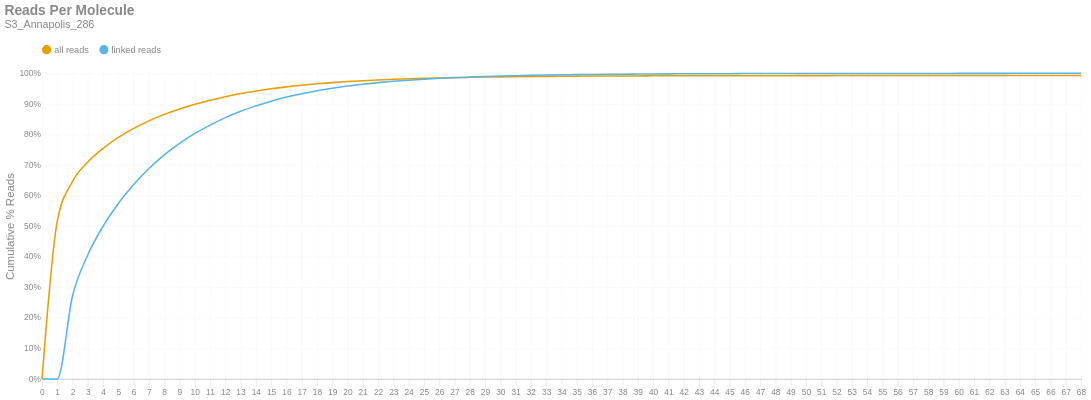

Source (notebook cell):
### Markdown cell above
### Reads per Molecule
This chart shows the cumulative distribution of the number of reads per linked molecule. That is, how many alignments are associated with a unique molecule. This excludes the number of reads associated with invalid or absent linked-read barcodes. The `linked` histogram is the percentages recalculated when disregarding singletons.

### Code cell
if SKIPLR:
    print_html(f"Skipped")
else:
    counts = np.bincount(valids['reads'].cast(pl.Int64).to_numpy())
    weighted = counts * np.arange(len(counts))
    all_perc = weighted / n_reads
    linked_perc = weighted / n_linked_reads
    linked_perc[1] = 0
    binned_df = pl.DataFrame({
        'readsper': list(range(len(counts))),
        'all reads (cumsum)': np.cumsum(all_perc).tolist(),
        'linked reads (cumsum)': np.cumsum(linked_perc).tolist(),
    })

    with SafeRender(binned_df):
        (
            density_plot(binned_df, 'Reads Per Molecule', samplename, 'readspmol')
            .encode(
                x=alt.X('readsper:O', title=None).axis(labelAngle=0).scale(padding=0),
                y=alt.Y('value:Q', title='Cumulative % Reads').axis(format='%').stack(False),
                color=alt.Color("key:N").scale(domain=["all reads", "linked reads"]),
                tooltip=[
                    alt.Tooltip("key:N", title="Data Type"),
                    alt.Tooltip("readsper:O", title="Reads Per Molecule"),
                    alt.Tooltip("value:Q", format=".2%", title="% Reads (Cum.)")
                ]            
            )
        ).display()

### Figure 1 — Vega-Lite specification as saved in the notebook (floating-point values rounded to 4 significant figures)
{"width": "container", "height": 400, "config": {"title": {"anchor": "start", "dy": -15, "fontSize": 18, "color": "#888888", "subtitleColor": "#888888", "subtitleFontSize": 14}, "arc": {"fill": "#0072B2"}, "axis": {"domainColor": "#888888", "domainWidth": 0.5, "gridWidth": 0.2, "grid": false, "titleFontWeight": 400, "titleFontSize": 15, "labelFontSize": 11, "labelColor": "#888888", "tickColor": "#888888", "tickWidth": 0.2, "titleColor": "#888888"}, "axisBand": {"grid": false}, "axisX": {"grid": true, "tickSize": 10, "domainCap": "round"}, "axisY": {"domain": false, "grid": true, "tickSize": 0, "domainCap": "round"}, "background": "transparent", "header": {"labelFontSize": 15, "labelColor": "#888888", "titleFontSize": 15, "titleFontWeight": 600, "titleColor": "#888888"}, "legend": {"labelFont": "sans-serif", "labelFontSize": 12, "labelColor": "#888888", "symbolSize": 100, "symbolType": "circle", "titleFontSize": 12, "titlePadding": 10, "titleColor": "#888888", "title": null, "orient": "top"}, "range": {"category": ["#E69F00", "#56B4E9", "#009E73", "#F0E442", "#0072B2", "#D55E00", "#CC79A7", "#000000"], "diverging": ["#cfe8f3", "#a2d4ec", "#73bfe2", "#46abdb", "#1696d2", "#12719e"]}, "area": {"fill": "#0072B2", "fillOpacity": 0.7, "line": true, "strokeOpacity": 0.7}, "line": {"color": "#0072B2", "stroke": "#0072B2", "strokeWidth": 2}, "trail": {"color": "#0072B2", "stroke": "#0072B2", "strokeWidth": 0, "size": 1}, "point": {"filled": true, "fillOpacity": 1.0, "size": 95}, "text": {"color": "#888888", "fontSize": 11, "align": "right", "fontWeight": 400, "size": 11}, "bar": {"fill": "#0072B2", "stroke": null}, "view": {"stroke": null, "continuousWidth": 660, "continuousHeight": 400}}, "data": {"name": "data-434d1842afbef2faa38f65b76506a07b"}, "mark": {"type": "line", "interpolate": "monotone", "point": {"opacity": 0, "size": 275}}, "encoding": {"color": {"field": "key", "scale": {"domain": ["all reads", "linked reads"]}, "type": "nominal"}, "tooltip": [{"field": "key", "title": "Data Type", "type": "nominal"}, {"field": "readsper", "title": "Reads Per Molecule", "type": "ordinal"}, {"field": "value", "format": ".2%", "title": "% Reads (Cum.)", "type": "quantitative"}], "x": {"axis": {"labelAngle": 0}, "field": "readsper", "scale": {"padding": 0}, "title": null, "type": "ordinal"}, "y": {"axis": {"format": "%"}, "field": "value", "stack": false, "title": "Cumulative % Reads", "type": "quantitative"}}, "params": [{"name": "param_c36ac31b6afebe62", "select": {"type": "point", "fields": ["key"]}, "bind": "legend"}], "title": {"text": "Reads Per Molecule", "subtitle": "S3_Annapolis_286"}, "transform": [{"fold": ["all reads (cumsum)", "linked reads (cumsum)"]}, {"calculate": "replace(datum.key, ' (cumsum)', '')", "as": "key"}, {"filter": {"param": "param_c36ac31b6afebe62"}}], "usermeta": {"embedOptions": {"downloadFileName": "S3_Annapolis_286.readspmol"}}, "$schema": "https://vega.github.io/schema/vega-lite/v6.1.0.json", "datasets": {"data-434d1842afbef2faa38f65b76506a07b": [{"readsper": 0, "all reads (cumsum)": 0.0, "linked reads (cumsum)": 0.0}, {"readsper": 1, "all reads (cumsum)": 0.5168, "linked reads (cumsum)": 0.0}, {"readsper": 2, "all reads (cumsum)": 0.6463, "linked reads (cumsum)": 0.2722}, {"readsper": 3, "all reads (cumsum)": 0.7102, "linked reads (cumsum)": 0.4065}, {"readsper": 4, "all reads (cumsum)": 0.7548, "linked reads (cumsum)": 0.5001}, {"readsper": 5, "all reads (cumsum)": 0.7904, "linked reads (cumsum)": 0.5748}, {"readsper": 6, "all reads (cumsum)": 0.8197, "linked reads (cumsum)": 0.6365}, {"readsper": 7, "all reads (cumsum)": 0.8446, "linked reads (cumsum)": 0.6887}, {"readsper": 8, "all reads (cumsum)": 0.8657, "linked reads (cumsum)": 0.733}, {"readsper": 9, "all reads (cumsum)": 0.8836, "linked reads (cumsum)": 0.7708}, {"readsper": 10, "all reads (cumsum)": 0.8991, "linked reads (cumsum)": 0.8034}, {"readsper": 11, "all reads (cumsum)": 0.9122, "linked reads (cumsum)": 0.8308}, {"readsper": 12, "all reads (cumsum)": 0.9238, "linked reads (cumsum)": 0.8551}, {"readsper": 13, "all reads (cumsum)": 0.9337, "linked reads (cumsum)": 0.876}, {"readsper": 14, "all reads (cumsum)": 0.942, "linked reads (cumsum)": 0.8934}, {"readsper": 15, "all reads (cumsum)": 0.9494, "linked reads (cumsum)": 0.909}, {"readsper": 16, "all reads (cumsum)": 0.9557, "linked reads (cumsum)": 0.9222}, {"readsper": 17, "all reads (cumsum)": 0.961, "linked reads (cumsum)": 0.9334}, {"readsper": 18, "all reads (cumsum)": 0.9657, "linked reads (cumsum)": 0.9432}, {"readsper": 19, "all reads (cumsum)": 0.9696, "linked reads (cumsum)": 0.9514}, {"readsper": 20, "all reads (cumsum)": 0.973, "linked reads (cumsum)": 0.9586}, {"readsper": 21, "all reads (cumsum)": 0.9758, "linked reads (cumsum)": 0.9645}, {"readsper": 22, "all reads (cumsum)": 0.9783, "linked reads (cumsum)": 0.9696}, {"readsper": 23, "all reads (cumsum)": 0.9803, "linked reads (cumsum)": 0.9739}, {"readsper": 24, "all reads (cumsum)": 0.9821, "linked reads (cumsum)": 0.9777}, {"readsper": 25, "all reads (cumsum)": 0.9836, "linked reads (cumsum)": 0.9809}, {"readsper": 26, "all reads (cumsum)": 0.9849, "linked reads (cumsum)": 0.9836}, {"readsper": 27, "all reads (cumsum)": 0.986, "linked reads (cumsum)": 0.9859}, {"readsper": 28, "all reads (cumsum)": 0.9869, "linked reads (cumsum)": 0.9878}, {"readsper": 29, "all reads (cumsum)": 0.9877, "linked reads (cumsum)": 0.9895}, {"readsper": 30, "all reads (cumsum)": 0.9884, "linked reads (cumsum)": 0.991}, {"readsper": 31, "all reads (cumsum)": 0.989, "linked reads (cumsum)": 0.9922}, {"readsper": 32, "all reads (cumsum)": 0.9896, "linked reads (cumsum)": 0.9935}, {"readsper": 33, "all reads (cumsum)": 0.9901, "linked reads (cumsum)": 0.9945}, {"readsper": 34, "all reads (cumsum)": 0.9905, "linked reads (cumsum)": 0.9953}, {"readsper": 35, "all reads (cumsum)": 0.9908, "linked reads (cumsum)": 0.9959}, {"readsper": 36, "all reads (cumsum)": 0.9911, "linked reads (cumsum)": 0.9965}, {"readsper": 37, "all reads (cumsum)": 0.9913, "linked reads (cumsum)": 0.9969}, {"readsper": 38, "all reads (cumsum)": 0.9914, "linked reads (cumsum)": 0.9972}, {"readsper": 39, "all reads (cumsum)": 0.9916, "linked reads (cumsum)": 0.9976}, {"readsper": 40, "all reads (cumsum)": 0.9918, "linked reads (cumsum)": 0.998}, {"readsper": 41, "all reads (cumsum)": 0.9919, "linked reads (cumsum)": 0.9983}, {"readsper": 42, "all reads (cumsum)": 0.992, "linked reads (cumsum)": 0.9985}, {"readsper": 43, "all reads (cumsum)": 0.9921, "linked reads (cumsum)": 0.9987}, {"readsper": 44, "all reads (cumsum)": 0.9922, "linked reads (cumsum)": 0.9988}, {"readsper": 45, "all reads (cumsum)": 0.9922, "linked reads (cumsum)": 0.999}, {"readsper": 46, "all reads (cumsum)": 0.9923, "linked reads (cumsum)": 0.9991}, {"readsper": 47, "all reads (cumsum)": 0.9924, "linked reads (cumsum)": 0.9993}, {"readsper": 48, "all reads (cumsum)": 0.9924, "linked reads (cumsum)": 0.9994}, {"readsper": 49, "all reads (cumsum)": 0.9925, "linked reads (cumsum)": 0.9995}, {"readsper": 50, "all reads (cumsum)": 0.9925, "linked reads (cumsum)": 0.9996}, {"readsper": 51, "all reads (cumsum)": 0.9926, "linked reads (cumsum)": 0.9996}, {"readsper": 52, "all reads (cumsum)": 0.9926, "linked reads (cumsum)": 0.9997}, {"readsper": 53, "all reads (cumsum)": 0.9926, "linked reads (cumsum)": 0.9997}, {"readsper": 54, "all reads (cumsum)": 0.9926, "linked reads (cumsum)": 0.9997}, {"readsper": 55, "all reads (cumsum)": 0.9926, "linked reads (cumsum)": 0.9998}, {"readsper": 56, "all reads (cumsum)": 0.9926, "linked reads (cumsum)": 0.9998}, {"readsper": 57, "all reads (cumsum)": 0.9926, "linked reads (cumsum)": 0.9998}, {"readsper": 58, "all reads (cumsum)": 0.9926, "linked reads (cumsum)": 0.9998}, {"readsper": 59, "all reads (cumsum)": 0.9927, "linked reads (cumsum)": 0.9998}, {"readsper": 60, "all reads (cumsum)": 0.9927, "linked reads (cumsum)": 0.9999}, {"readsper": 61, "all reads (cumsum)": 0.9927, "linked reads (cumsum)": 0.9999}, {"readsper": 62, "all reads (cumsum)": 0.9927, "linked reads (cumsum)": 0.9999}, {"readsper": 63, "all reads (cumsum)": 0.9927, "linked reads (cumsum)": 0.9999}, {"readsper": 64, "all reads (cumsum)": 0.9927, "linked reads (cumsum)": 1.0}, {"readsper": 65, "all reads (cumsum)": 0.9927, "linked reads (cumsum)": 1.0}, {"readsper": 66, "all reads (cumsum)": 0.9927, "linked reads (cumsum)": 1.0}, {"readsper": 67, "all reads (cumsum)": 0.9927, "linked reads (cumsum)": 1.0}, {"readsper": 68, "all reads (cumsum)": 0.9927, "linked reads (cumsum)": 1.0}]}}
